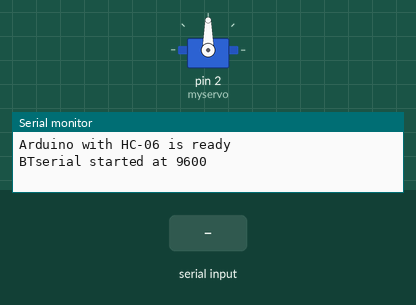
Recording of a sketch running on a simulated Arduino Uno, built with avr-gcc and run on an emulated ATmega328P. On the bench: servo, the last lines printed to the serial monitor. The test bench sets the inputs (shaded band).

Above: at 1.2 s.
1.3 s: "1" received over the second serial link
At 2.2 s:
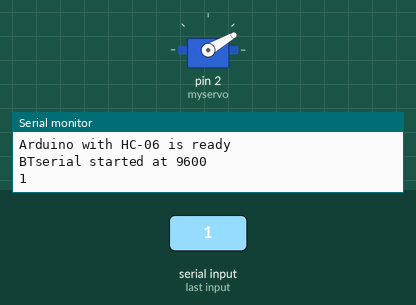
2.8 s: "2" received over the second serial link
At 3.4 s:
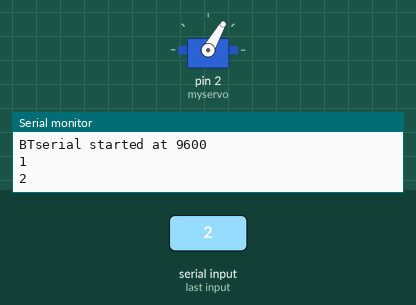
4.3 s: "3" received over the second serial link
At 5.7 s:
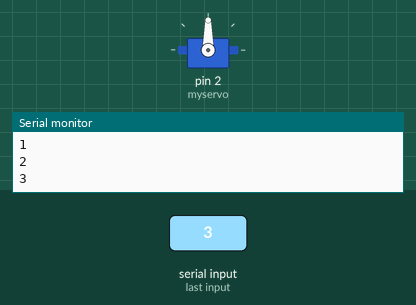
Timing chart, 0 to 7.3 s (numbered marks = the images above; inputs shaded):
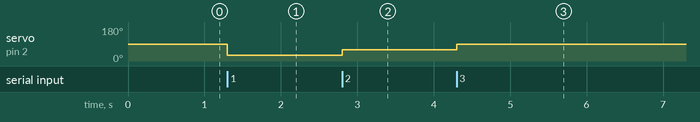

The sketch:

Servo_Bluetooth.ino
```cpp
#include <SoftwareSerial.h>
#include <Servo.h>


SoftwareSerial slave(0, 1); // RX | TX
// Connect the HC-05 TX to Arduino pin 2 RX.
// Connect the HC-05 RX to Arduino pin 3 TX through a voltage divider.
Servo myservo;  // create servo object to control a servo

void setup()
{

//    pinMode(2,OUTPUT);
//    pinMode(3,OUTPUT);
//    pinMode(4,OUTPUT);
    // start the serial communication with the host computer
    Serial.begin(57600);
    Serial.println("Arduino with HC-06 is ready");

    // start communication with the HC-05 using 9600
    slave.begin(57600);
    Serial.println("BTserial started at 9600");


  myservo.attach(2);  // attaches the servo on pin 9

}
char val;
boolean state = false;
void loop()
{

    if (slave.available())
    {

     val = char(slave.read());

        Serial.println(val);

          if (val == '1')
          {
//            digitalWrite(2,HIGH);
//            digitalWrite(3,LOW);
//            digitalWrite(4,LOW);
            myservo.write(30);
//            delay(500);
          }
          else if (val == '2')
          {
//            digitalWrite(2,LOW);
//            digitalWrite(3,HIGH);
//            digitalWrite(4,LOW);
            myservo.write(60);
//            delay(500);
          }
          else if (val == '3')
          {
//            digitalWrite(2,LOW);
//            digitalWrite(3,LOW);
//            digitalWrite(4,HIGH);
            myservo.write(90);
//            delay(500);
          }
//
//          if(state == true){
//            myservo.write(90);
//            digitalWrite(2,HIGH);
//            digitalWrite(3,LOW);
//            digitalWrite(4,LOW);
//          }
//          else{
//            myservo.write(0);
//            digitalWrite(2,LOW);
//            digitalWrite(3,LOW);
//            digitalWrite(4,LOW);
//          }


//       delay(500);
       Serial.end();    // Ends the serial communication once all data is received
     Serial.begin(57600);  // Re-establishes serial communication , this causes deletion of anything previously stored in the buffer
    }
   // myservo.write(0);
}
```

Measured:
- after the input at 1.3 s, servo on pin 2 (myservo): 90° → 30° at once
- after the input at 2.8 s, servo on pin 2 (myservo): 30° → 60° at once
- after the input at 4.3 s, servo on pin 2 (myservo): 60° → 90° at once
